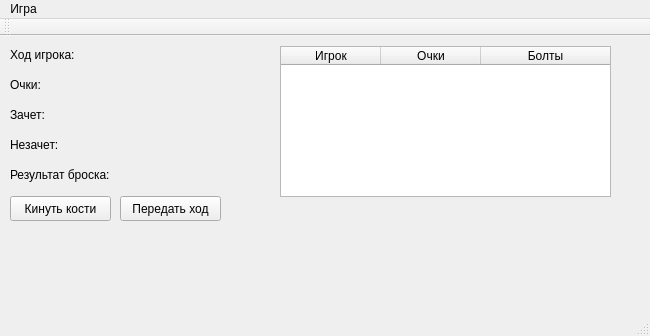
<?xml version="1.0" encoding="UTF-8"?>
<ui version="4.0">
 <class>MainWindow</class>
 <widget class="QMainWindow" name="MainWindow">
  <property name="geometry">
   <rect>
    <x>0</x>
    <y>0</y>
    <width>650</width>
    <height>336</height>
   </rect>
  </property>
  <property name="sizePolicy">
   <sizepolicy hsizetype="Fixed" vsizetype="Fixed">
    <horstretch>0</horstretch>
    <verstretch>0</verstretch>
   </sizepolicy>
  </property>
  <property name="minimumSize">
   <size>
    <width>650</width>
    <height>336</height>
   </size>
  </property>
  <property name="windowTitle">
   <string>MainWindow</string>
  </property>
  <widget class="QWidget" name="centralWidget">
   <widget class="QPushButton" name="pushButton">
    <property name="geometry">
     <rect>
      <x>10</x>
      <y>160</y>
      <width>101</width>
      <height>25</height>
     </rect>
    </property>
    <property name="text">
     <string>Кинуть кости</string>
    </property>
   </widget>
   <widget class="QLabel" name="label">
    <property name="geometry">
     <rect>
      <x>10</x>
      <y>40</y>
      <width>56</width>
      <height>17</height>
     </rect>
    </property>
    <property name="text">
     <string>Очки:</string>
    </property>
   </widget>
   <widget class="QLabel" name="label_2">
    <property name="geometry">
     <rect>
      <x>10</x>
      <y>70</y>
      <width>56</width>
      <height>17</height>
     </rect>
    </property>
    <property name="text">
     <string>Зачет:</string>
    </property>
   </widget>
   <widget class="QLabel" name="score">
    <property name="geometry">
     <rect>
      <x>100</x>
      <y>40</y>
      <width>91</width>
      <height>17</height>
     </rect>
    </property>
    <property name="text">
     <string/>
    </property>
   </widget>
   <widget class="QLabel" name="label_4">
    <property name="geometry">
     <rect>
      <x>10</x>
      <y>100</y>
      <width>61</width>
      <height>17</height>
     </rect>
    </property>
    <property name="text">
     <string>Незачет:</string>
    </property>
   </widget>
   <widget class="QLabel" name="good">
    <property name="geometry">
     <rect>
      <x>100</x>
      <y>70</y>
      <width>91</width>
      <height>17</height>
     </rect>
    </property>
    <property name="text">
     <string/>
    </property>
   </widget>
   <widget class="QLabel" name="bad">
    <property name="geometry">
     <rect>
      <x>100</x>
      <y>100</y>
      <width>91</width>
      <height>17</height>
     </rect>
    </property>
    <property name="text">
     <string/>
    </property>
   </widget>
   <widget class="QLabel" name="label_3">
    <property name="geometry">
     <rect>
      <x>10</x>
      <y>130</y>
      <width>121</width>
      <height>17</height>
     </rect>
    </property>
    <property name="text">
     <string>Результат броска:</string>
    </property>
   </widget>
   <widget class="QLabel" name="brosRes">
    <property name="geometry">
     <rect>
      <x>130</x>
      <y>130</y>
      <width>56</width>
      <height>17</height>
     </rect>
    </property>
    <property name="text">
     <string/>
    </property>
   </widget>
   <widget class="QPushButton" name="giveStep">
    <property name="geometry">
     <rect>
      <x>120</x>
      <y>160</y>
      <width>101</width>
      <height>25</height>
     </rect>
    </property>
    <property name="text">
     <string>Передать ход</string>
    </property>
   </widget>
   <widget class="QTableWidget" name="tableWidget">
    <property name="geometry">
     <rect>
      <x>280</x>
      <y>10</y>
      <width>331</width>
      <height>151</height>
     </rect>
    </property>
    <property name="sizePolicy">
     <sizepolicy hsizetype="Fixed" vsizetype="Fixed">
      <horstretch>0</horstretch>
      <verstretch>0</verstretch>
     </sizepolicy>
    </property>
    <property name="minimumSize">
     <size>
      <width>331</width>
      <height>101</height>
     </size>
    </property>
    <property name="sizeIncrement">
     <size>
      <width>0</width>
      <height>0</height>
     </size>
    </property>
    <property name="sizeAdjustPolicy">
     <enum>QAbstractScrollArea::AdjustIgnored</enum>
    </property>
    <property name="autoScroll">
     <bool>false</bool>
    </property>
    <property name="editTriggers">
     <set>QAbstractItemView::NoEditTriggers</set>
    </property>
    <property name="tabKeyNavigation">
     <bool>false</bool>
    </property>
    <property name="dragDropOverwriteMode">
     <bool>false</bool>
    </property>
    <property name="selectionMode">
     <enum>QAbstractItemView::NoSelection</enum>
    </property>
    <property name="gridStyle">
     <enum>Qt::SolidLine</enum>
    </property>
    <property name="sortingEnabled">
     <bool>false</bool>
    </property>
    <property name="cornerButtonEnabled">
     <bool>true</bool>
    </property>
    <property name="rowCount">
     <number>0</number>
    </property>
    <attribute name="horizontalHeaderVisible">
     <bool>true</bool>
    </attribute>
    <attribute name="horizontalHeaderHighlightSections">
     <bool>true</bool>
    </attribute>
    <attribute name="horizontalHeaderStretchLastSection">
     <bool>true</bool>
    </attribute>
    <attribute name="verticalHeaderVisible">
     <bool>false</bool>
    </attribute>
    <attribute name="verticalHeaderCascadingSectionResizes">
     <bool>false</bool>
    </attribute>
    <attribute name="verticalHeaderShowSortIndicator" stdset="0">
     <bool>false</bool>
    </attribute>
    <attribute name="verticalHeaderStretchLastSection">
     <bool>true</bool>
    </attribute>
    <column>
     <property name="text">
      <string>Игрок</string>
     </property>
    </column>
    <column>
     <property name="text">
      <string>Очки</string>
     </property>
    </column>
    <column>
     <property name="text">
      <string>Болты</string>
     </property>
    </column>
   </widget>
   <widget class="QLabel" name="label_5">
    <property name="geometry">
     <rect>
      <x>10</x>
      <y>10</y>
      <width>81</width>
      <height>17</height>
     </rect>
    </property>
    <property name="text">
     <string>Ход игрока:</string>
    </property>
   </widget>
   <widget class="QLabel" name="step">
    <property name="geometry">
     <rect>
      <x>100</x>
      <y>10</y>
      <width>56</width>
      <height>17</height>
     </rect>
    </property>
    <property name="text">
     <string/>
    </property>
   </widget>
  </widget>
  <widget class="QMenuBar" name="menuBar">
   <property name="geometry">
    <rect>
     <x>0</x>
     <y>0</y>
     <width>650</width>
     <height>22</height>
    </rect>
   </property>
   <widget class="QMenu" name="menu">
    <property name="title">
     <string>Игра</string>
    </property>
    <addaction name="startNewGame"/>
    <addaction name="rules"/>
    <addaction name="exit"/>
   </widget>
   <addaction name="menu"/>
  </widget>
  <widget class="QToolBar" name="mainToolBar">
   <attribute name="toolBarArea">
    <enum>TopToolBarArea</enum>
   </attribute>
   <attribute name="toolBarBreak">
    <bool>false</bool>
   </attribute>
  </widget>
  <widget class="QStatusBar" name="statusBar"/>
  <action name="startNewGame">
   <property name="text">
    <string>Начать новую игру</string>
   </property>
  </action>
  <action name="rules">
   <property name="text">
    <string>Правила</string>
   </property>
  </action>
  <action name="exit">
   <property name="text">
    <string>Выход</string>
   </property>
  </action>
 </widget>
 <layoutdefault spacing="6" margin="11"/>
 <resources/>
 <connections/>
</ui>
